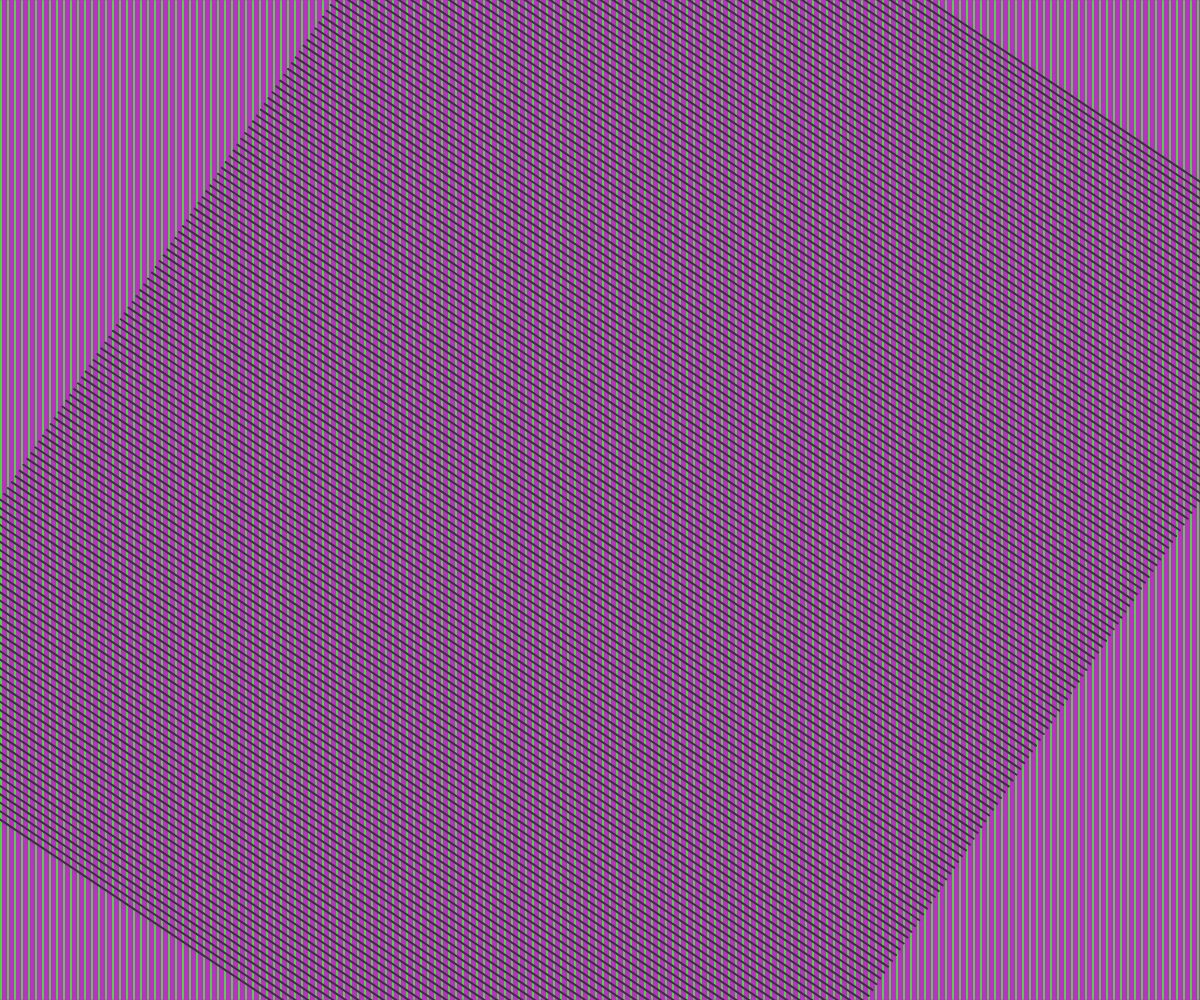
Frame 1 (no input)
Frame 60 (no input): identical to frame 1, image omitted
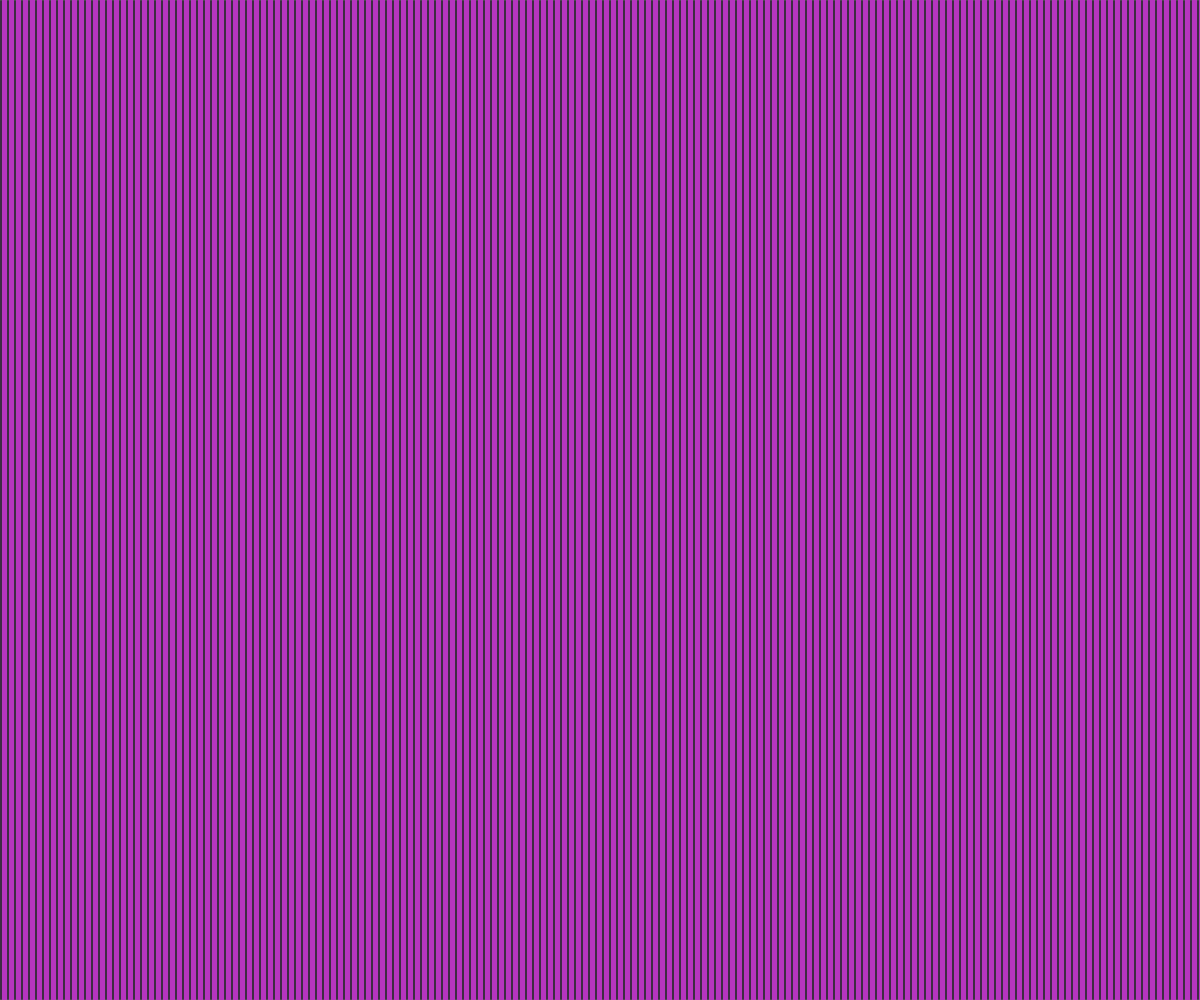
Frame 120 (the mouse pressed at the canvas centre since frame 60)

The p5.js sketch that drew these frames (run headless with seeded random() and noise() and a simulated clock; from frame 60 on, the mouse is pressed at the canvas centre):

// p5.js sketch
// ── sketch.js
var spacing;
var weight;
var shapesType;
const LINES = 0;
const CIRCLES = 1;
var shapesTypes = [LINES, CIRCLES];
var bgColor;
var color1, color2;

function setup() { 
  createCanvas(windowWidth, windowHeight);
  spacing = 6;
  weight = 2;
  shapesType = LINES;
  init();
} 

function init() {
  bgColor = getRandomColor();
  color1 = getRandomColor();
  color2 = getRandomColor();
}

function draw() { 
  background(bgColor);
  strokeWeight(weight);
  
  switch(shapesType) {
    case LINES:
      stroke(color1);
      drawLines(0, spacing);
      stroke(color2);
      drawLines(map(mouseX, width*0.1, width*0.9, -PI/4, PI/4), spacing);
      break;
    
    case CIRCLES:
      push();
      translate(width/2, height/2);
      stroke(color1);
      drawCircles(0, 0, spacing);
      pop();
      stroke(color2);
      drawCircles(mouseX, mouseY, spacing);
    }
}


function drawLines(theta, spacing) {
  push();
  translate(width/2, height/2);
  rotate(theta);
  translate(-width/2, -height/2);
  for(var x = 1; x < width; x += spacing + 1) {
    line(x, 1, x, height-1);
  }
  noStroke()
  pop();
}


function drawCircles(x, y, spacing) {
  push();
  noFill();
  for(var d = 1; d < min(width, height); d += spacing+1) {
    ellipse(x, y, d);
  }
  pop();
}


function keyTyped() {
  switch(key) {
    case 'w':
      spacing += 1;
      break;
      
    case 's':
      if(spacing > 1) {
        spacing -= 1;
      }
      break;
      
    case 'd':
      weight += 0.5;
      break;
      
    case 'a':
      if(weight > 1) {
        weight -= 0.5;
      }
      break;
    
    case 'x':
      shapesType += 1;
      if(shapesType >= shapesTypes.length) {
        shapesType = 0;
      }
      break;
      
    case 'c':
      init();
  }
}


function getRandomColor() {
  return color(random(255), random(255), random(255));
}
